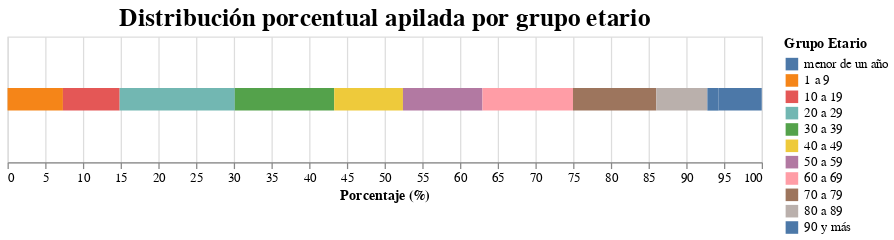

The cell this chart's notebook holds for it:
### Code cell
import pandas as pd
import altair as alt

# Preparar datos
df = pd.read_excel('01_conteo_simple.xlsx')
df.columns = df.columns.str.strip().str.upper()
df = df[['GRUPO_EDAD', 'COUNT']]
df_grouped = df.groupby('GRUPO_EDAD', as_index=False)['COUNT'].sum()

total = df_grouped['COUNT'].sum()
df_grouped['PORCENTAJE'] = (df_grouped['COUNT'] / total) * 100

orden = [
    "menor de un año",
    "1 a 9",
    "10 a 19",
    "20 a 29",
    "30 a 39",
    "40 a 49",
    "50 a 59",
    "60 a 69",
    "70 a 79",
    "80 a 89",
    "90 y más",
]

# Forzar orden categórico
cat_type = pd.CategoricalDtype(categories=orden, ordered=True)
df_grouped['GRUPO_EDAD'] = df_grouped['GRUPO_EDAD'].astype(cat_type)

chart = alt.Chart(df_grouped).mark_bar().encode(
    x=alt.X('sum(PORCENTAJE):Q', stack='zero', title='Porcentaje (%)'),
    y=alt.value(50),  # Altura fija para barra única horizontal
    color=alt.Color(
        'GRUPO_EDAD:N',
        legend=alt.Legend(title='Grupo Etario'),
        sort=orden
    ),
    tooltip=[alt.Tooltip('GRUPO_EDAD:N', title='Grupo Etario'),
             alt.Tooltip('PORCENTAJE:Q', format='.1f', title='Porcentaje (%)')]
).properties(
    width=600,
    height=100,
    title='Distribución porcentual apilada por grupo etario'
).configure_title(
    fontSize=20,
    anchor='middle'
)

chart

### Figure 1 — Vega-Lite specification as saved in the notebook (floating-point values rounded to 4 significant figures)
{"config": {"view": {"continuousWidth": 300, "continuousHeight": 300}, "title": {"anchor": "middle", "fontSize": 20}}, "data": {"name": "data-131cd34004f8d166413f475c7e7e5786"}, "mark": {"type": "bar"}, "encoding": {"color": {"field": "GRUPO_EDAD", "legend": {"title": "Grupo Etario"}, "sort": ["menor de un año", "1 a 9", "10 a 19", "20 a 29", "30 a 39", "40 a 49", "50 a 59", "60 a 69", "70 a 79", "80 a 89", "90 y más"], "type": "nominal"}, "tooltip": [{"field": "GRUPO_EDAD", "title": "Grupo Etario", "type": "nominal"}, {"field": "PORCENTAJE", "format": ".1f", "title": "Porcentaje (%)", "type": "quantitative"}], "x": {"aggregate": "sum", "field": "PORCENTAJE", "stack": "zero", "title": "Porcentaje (%)", "type": "quantitative"}, "y": {"value": 50}}, "height": 100, "title": "Distribución porcentual apilada por grupo etario", "width": 600, "$schema": "https://vega.github.io/schema/vega-lite/v5.20.1.json", "datasets": {"data-131cd34004f8d166413f475c7e7e5786": [{"GRUPO_EDAD": "1 a 9", "COUNT": 650935, "PORCENTAJE": 7.343}, {"GRUPO_EDAD": "10 a 19", "COUNT": 666897, "PORCENTAJE": 7.523}, {"GRUPO_EDAD": "20 a 29", "COUNT": 1353413, "PORCENTAJE": 15.27}, {"GRUPO_EDAD": "30 a 39", "COUNT": 1168214, "PORCENTAJE": 13.18}, {"GRUPO_EDAD": "40 a 49", "COUNT": 808005, "PORCENTAJE": 9.115}, {"GRUPO_EDAD": "50 a 59", "COUNT": 934634, "PORCENTAJE": 10.54}, {"GRUPO_EDAD": "60 a 69", "COUNT": 1063765, "PORCENTAJE": 12.0}, {"GRUPO_EDAD": "70 a 79", "COUNT": 979235, "PORCENTAJE": 11.05}, {"GRUPO_EDAD": "80 a 89", "COUNT": 600409, "PORCENTAJE": 6.773}, {"GRUPO_EDAD": "90 y más", "COUNT": 132850, "PORCENTAJE": 1.499}, {"GRUPO_EDAD": "menor de un año", "COUNT": 506310, "PORCENTAJE": 5.712}]}}
